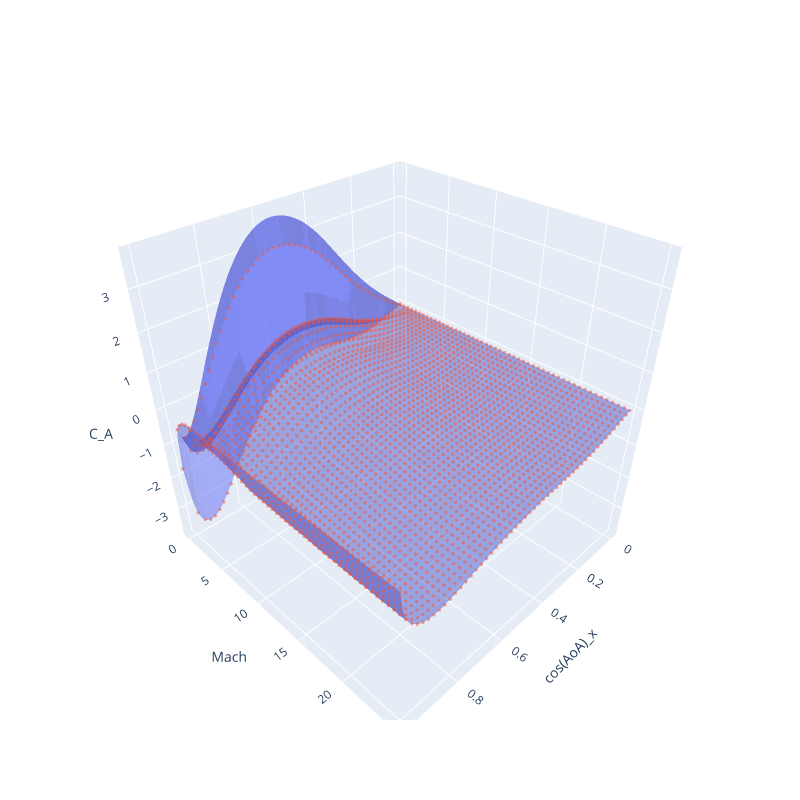
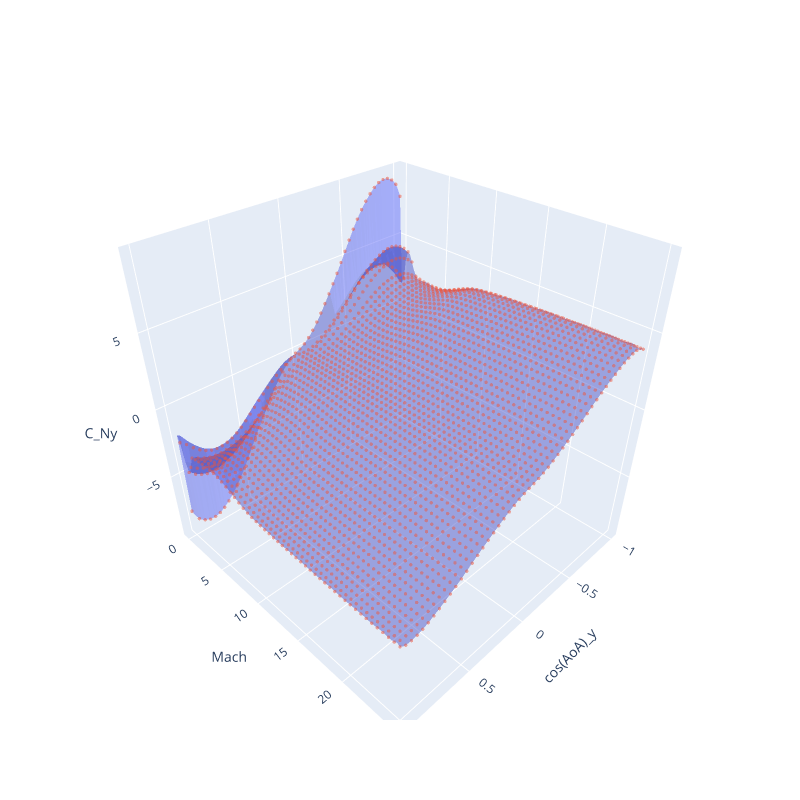
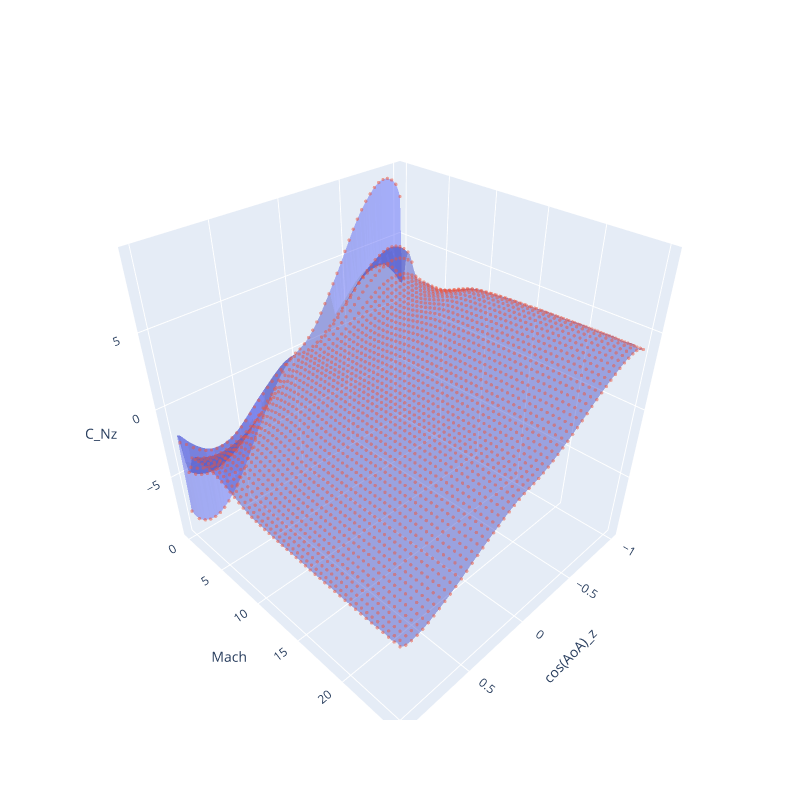

Here is the notebook cell these charts were saved with, in order:
### Markdown cell above
### Generate and Plot Interpolated Surface ###

### Code cell
M_interp = np.linspace(0, M_max, 100)
A_interp_x = np.linspace(0, 1, 100)
A_interp_yz = np.linspace(-1, 1, 100)

Mx, Ax = np.meshgrid(M_interp, A_interp_x, indexing='ij')
Myz, Ayz = np.meshgrid(M_interp, A_interp_yz, indexing='ij')

C_A_interp = evaluate_interpolation(pre_skew(Mx), Ax, ax, M_deg, A_deg, 0, M_max, 0, 1)
C_Ny_interp = evaluate_interpolation(pre_skew(Myz), Ayz, ay, M_deg, A_deg, 0, M_max, -1, 1)
C_Nz_interp = evaluate_interpolation(pre_skew(Myz), Ayz, az, M_deg, A_deg, 0, M_max, -1, 1)

plot_data([(Ax.ravel(), Mx.ravel(), C_A_interp.ravel())   , (cos_AoA_x, mach_data, C_A) ], ['cos(AoA)_x', 'Mach', 'C_A'],  y_scale='linear', surface=[True, False], scatter=[False, True])
plot_data([(Ayz.ravel(), Myz.ravel(), C_Ny_interp.ravel()), (cos_AoA_y, mach_data, C_Ny)], ['cos(AoA)_y', 'Mach', 'C_Ny'], y_scale='linear', surface=[True, False], scatter=[False, True])
plot_data([(Ayz.ravel(), Myz.ravel(), C_Nz_interp.ravel()), (cos_AoA_z, mach_data, C_Nz)], ['cos(AoA)_z', 'Mach', 'C_Nz'], y_scale='linear', surface=[True, False], scatter=[False, True])

### Figure 1 — Plotly figure (JSON) as saved in the notebook; plotly's stock layout.template omitted (floating-point values rounded to 4 significant figures; data arrays with more than 128 entries replaced by an {"elided": "..."} marker saying what was removed)
{"data": [{"flatshading": true, "i": {"elided": "19602 int values"}, "j": {"elided": "19602 int values"}, "k": {"elided": "19602 int values"}, "name": "data_0_surface", "opacity": 0.5, "showscale": false, "type": "mesh3d", "x": {"elided": "10000 float values"}, "y": {"elided": "10000 float values"}, "z": {"elided": "10000 float values"}}, {"marker": {"opacity": 0.5, "size": 2}, "mode": "markers", "name": "data_1_scatter", "type": "scatter3d", "x": {"elided": "2500 float values"}, "y": {"elided": "2500 float values"}, "z": {"elided": "2500 float values"}}], "layout": {"height": 800, "scene": {"xaxis": {"title": {"text": "cos(AoA)_x"}, "type": "linear"}, "yaxis": {"title": {"text": "Mach"}, "type": "linear"}, "zaxis": {"title": {"text": "C_A"}}}, "title": {}, "width": 800}}

### Figure 2 — Plotly figure (JSON) as saved in the notebook; plotly's stock layout.template omitted (floating-point values rounded to 4 significant figures; data arrays with more than 128 entries replaced by an {"elided": "..."} marker saying what was removed)
{"data": [{"flatshading": true, "i": {"elided": "19602 int values"}, "j": {"elided": "19602 int values"}, "k": {"elided": "19602 int values"}, "name": "data_0_surface", "opacity": 0.5, "showscale": false, "type": "mesh3d", "x": {"elided": "10000 float values"}, "y": {"elided": "10000 float values"}, "z": {"elided": "10000 float values"}}, {"marker": {"opacity": 0.5, "size": 2}, "mode": "markers", "name": "data_1_scatter", "type": "scatter3d", "x": {"elided": "2500 float values"}, "y": {"elided": "2500 float values"}, "z": {"elided": "2500 float values"}}], "layout": {"height": 800, "scene": {"xaxis": {"title": {"text": "cos(AoA)_y"}, "type": "linear"}, "yaxis": {"title": {"text": "Mach"}, "type": "linear"}, "zaxis": {"title": {"text": "C_Ny"}}}, "title": {}, "width": 800}}

### Figure 3 — Plotly figure (JSON) as saved in the notebook; plotly's stock layout.template omitted (floating-point values rounded to 4 significant figures; data arrays with more than 128 entries replaced by an {"elided": "..."} marker saying what was removed)
{"data": [{"flatshading": true, "i": {"elided": "19602 int values"}, "j": {"elided": "19602 int values"}, "k": {"elided": "19602 int values"}, "name": "data_0_surface", "opacity": 0.5, "showscale": false, "type": "mesh3d", "x": {"elided": "10000 float values"}, "y": {"elided": "10000 float values"}, "z": {"elided": "10000 float values"}}, {"marker": {"opacity": 0.5, "size": 2}, "mode": "markers", "name": "data_1_scatter", "type": "scatter3d", "x": {"elided": "2500 float values"}, "y": {"elided": "2500 float values"}, "z": {"elided": "2500 float values"}}], "layout": {"height": 800, "scene": {"xaxis": {"title": {"text": "cos(AoA)_z"}, "type": "linear"}, "yaxis": {"title": {"text": "Mach"}, "type": "linear"}, "zaxis": {"title": {"text": "C_Nz"}}}, "title": {}, "width": 800}}
